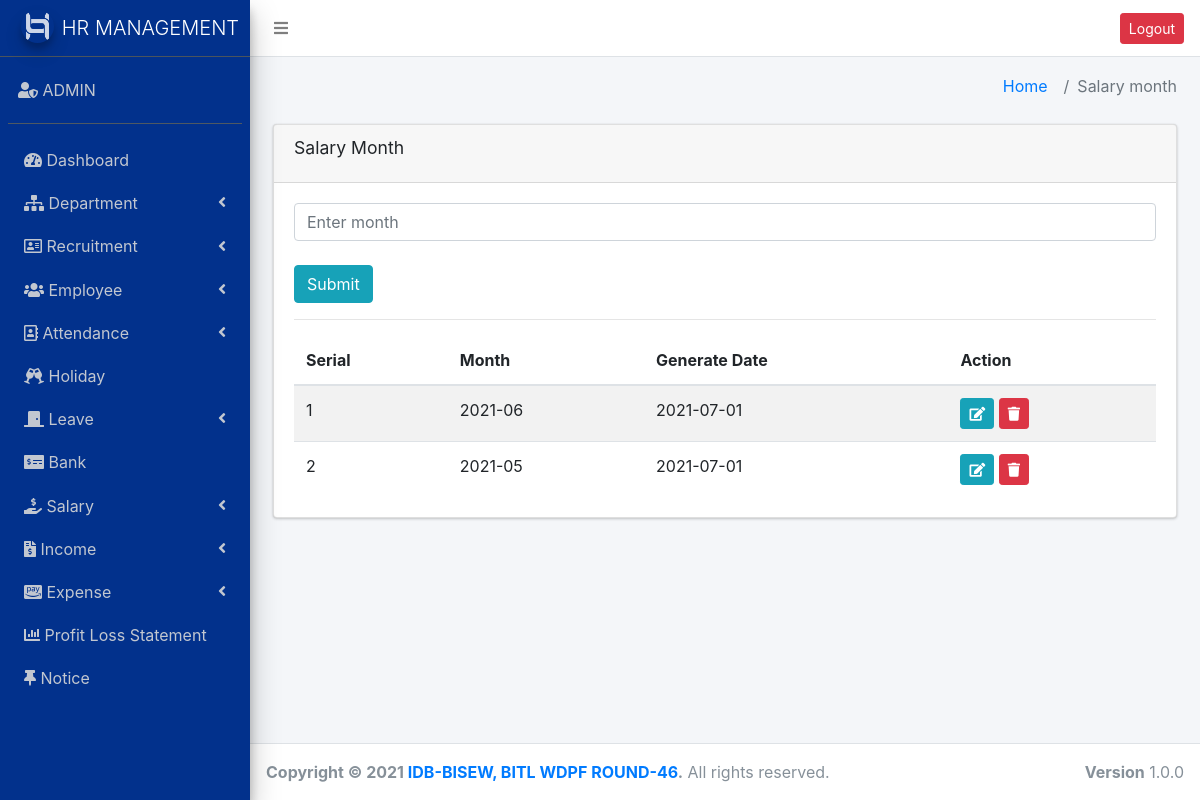
/salarymonth.php (signed in), run on the app's committed database.
### tables this page shows
CREATE TABLE `salary_month` (
  `id` int(11) NOT NULL,
  `month` varchar(255) NOT NULL,
  `generate_date` date NOT NULL
);

### salarymonth.php (the view, shortened to what this page needs)
<?php
require_once("header.php");
require_once("sidebar.php");
$sm=$conn->query("SELECT * FROM `salary_month`");
?>
 <section class="content-header">
      <div class="container-fluid">
        <div class="row mb-2">
          <div class="col-sm-6">
          </div>
          <div class="col-sm-6">
            <ol class="breadcrumb float-sm-right">
              <li class="breadcrumb-item"><a href="#">Home</a></li>
              <li class="breadcrumb-item active">Salary month</li>
            </ol>
          </div>
        </div>
      </div>
    </section>
<section class="content">
      <div class="container-fluid">
        <div class="row">
          <div class="col-md-12">
            <div class="card">
              <div class="card-header">
                <h3 class="card-title">Salary Month</h3>
              </div>
              <div class="card-body">
                 <form action="" method="post">
                  <input type="text" name="salary_month" class="form-control" placeholder="Enter month" id="demo-2">
                  <br>
                  <input type="Submit" value="Submit"class="btn btn-info"> <br>
            </form>
             <hr>
                 <table class="table table-striped">
                    <thead>
                      <tr>
                        <th scope="col">Serial</th>
                        <th scope="col">Month</th>
                        <th scope="col">Generate Date</th>
                        <th scope="col">Action</th>
                      </tr>
                    </thead>
                    <tbody>
                      <?php
                      $i=0;
                       while($sm_data = $sm->fetch_assoc()){ ?>
                            <tr>
                              <td scope="row"><?php echo ++$i; ?></td>
                              <td scope="row"><?php echo $sm_data['month']; ?></td>
                              <td scope="row"><?php echo $sm_data['generate_date']; ?></td>
                              <td scope="row">
                                 <a href="./salmon_edit.php?id=<?php echo $sm_data['id']; ?>" class="btn btn-sm btn-info"><i class="fas fa-edit"></i></a>
                                 <a href="./salmon_delete.php?id=<?php echo $sm_data['id']; ?>" class="btn btn-sm btn-danger" onclick="return confirm('are you sure?')"><i class="fas fa-trash"></i></a>
                              </td>
                            </tr>
                        <?php
                        }
                      ?>
                    </tbody>
                  </table>
              </div>
            </div>
          </div>
        </div>
      </div>
    </section>
<link rel="stylesheet" href="http://ajax.googleapis.com/ajax/libs/jqueryui/1.11.3/themes/smoothness/jquery-ui.css">
<?php require("footer.php"); ?>

### data on the page
salary_month: month "2021-06", generate_date "2021-07-01"
salary_month: month "2021-05", generate_date "2021-07-01"
